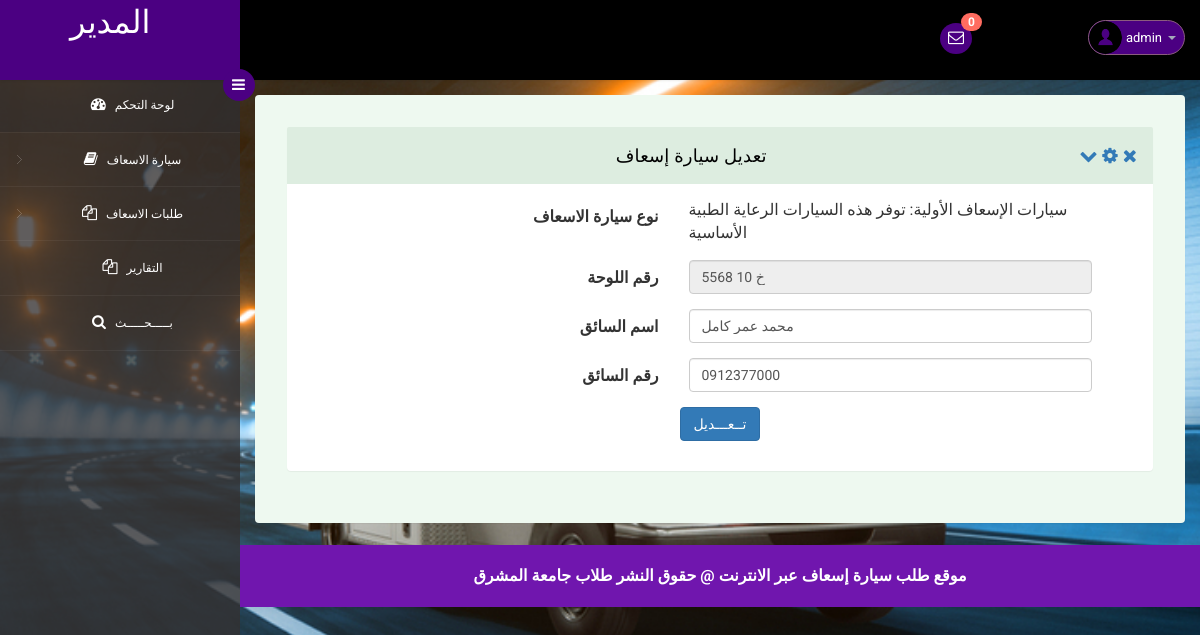
Screenshot of /admin/edit-ambulance.php?editid=7 (signed in) with the database file from the repository.
### tables this page shows
CREATE TABLE `tblambulance` (
  `ID` int(11) NOT NULL,
  `AmbulanceType` varchar(250) DEFAULT NULL,
  `AmbRegNum` varchar(250) DEFAULT NULL,
  `DriverName` varchar(250) DEFAULT NULL,
  `DriverContactNumber` text DEFAULT NULL,
  `CreationDate` timestamp NULL DEFAULT current_timestamp(),
  `Status` varchar(250) DEFAULT NULL,
  `UpdationDate` timestamp NULL DEFAULT NULL ON UPDATE current_timestamp()
);

### admin/edit-ambulance.php (the view, shortened to what this page needs)
<?php
include('includes/dbconnection.php');
if (strlen($_SESSION['eahpaid']==0)) {
  header('location:logout.php');
  } else{
  ?>
<!DOCTYPE html>
<head>
<link rel="stylesheet" href="css/bootstrap.min.css" >
<link href="css/style.css" rel='stylesheet' type='text/css' />
<link href="css/style-responsive.css" rel="stylesheet"/>
<link rel="stylesheet" href="css/font.css" type="text/css"/>
<link href="css/font-awesome.css" rel="stylesheet">
</head>
<body>
<section id="container">
<?php include_once('includes/header.php');?>
<?php include_once('includes/sidebar.php');?>
<section id="main-content">
	<section class="wrapper">
		<div class="form-w3layouts">
            <div class="row">
                <div class="col-lg-12">
                    <section class="panel">
                        <header class="panel-heading">
                            تعديل سيارة إسعاف
                            <span class="tools pull-right">
                                <a class="fa fa-chevron-down" href="javascript:;"></a>
                                <a class="fa fa-cog" href="javascript:;"></a>
                                <a class="fa fa-times" href="javascript:;"></a>
                             </span>
                        </header>
                        <div class="panel-body">
                            <div class="form">
                                <form class="cmxform form-horizontal " method="post" action="">
                                    <?php
 $cid=$_GET['editid'];
$ret=mysqli_query($con,"select * from tblambulance where ID='$cid'");
while ($row=mysqli_fetch_array($ret)) {
?>
                                    <div class="form-group ">
                                        <label for="adminname" class="control-label col-lg-3">نوع سيارة الاسعاف</label>
                                        <div class="col-lg-6">
                                             <?php   $atype=$row['AmbulanceType'];
                 if($atype=="1"){ ?>
                  <p>سيارات الإسعاف الأولية: توفر هذه السيارات الرعاية الطبية الأساسية</p>
                <?php } elseif($atype=="2"){ ?>
                  <p>سيارات الإسعاف المتقدمة: توفر هذه السيارات الرعاية الطبية الطارئة</p>
                <?php } elseif($atype=="3"){ ?>
                   <p>سيارات الإسعاف الجوي: تُستخدم هذه السيارات لنقل المرضى إلى المستشفيات أو مراكز الرعاية الطبية الأخرى</p>
                   <?php }?>
                                        </div>
                                    </div>
                                    <div class="form-group ">
                                        <label for="adminname" class="control-label col-lg-3">رقم اللوحة</label>
                                        <div class="col-lg-6">
                                            <input class=" form-control" id="ambregnum" name="ambregnum" type="text" readonly="true" value="<?php  echo $row['AmbRegNum'];?>">
                                        </div>
                                    </div>
                                    <div class="form-group ">
                                        <label for="adminname" class="control-label col-lg-3">اسم السائق</label>
                                        <div class="col-lg-6">
                                            <input class=" form-control" id="dname" name="dname" type="text" required="true" value="<?php  echo $row['DriverName'];?>">
                                        </div>
                                    </div>
                                     <div class="form-group ">
                                        <label for="adminname" class="control-label col-lg-3">رقم السائق</label>
                                        <div class="col-lg-6">
                                            <input class=" form-control" id="dconnum" name="dconnum" type="text" required="true" value="<?php  echo $row['DriverContactNumber'];?>" maxlength="10" pattern="[0-9]+">
                                        </div>
                                    </div>
                                    <?php } ?>
                                    <div class="form-group">
                                        <div class="col-lg-offset-3 col-lg-6">
                                          <p style="text-align: center;"> <button class="btn btn-primary" type="submit" name="submit">تــعـــديل</button></p>
                                        </div>
                                    </div>
                                </form>
                            </div>
                        </div>
                    </section>
                </div>
            </div>
        </div>
</section>
		  <?php include_once('includes/footer.php');?>
</section>
</section>
</body>
</html>
<?php }  ?>

### admin/includes/header.php (shortened to what this page needs)
<?php
include('includes/dbconnection.php');
?>
<header class="header fixed-top clearfix">
<div class="brand">
    <a href="dashboard.php" class="logo">
                           المدير
    </a>
    <div class="sidebar-toggle-box">
        <div class="fa fa-bars"></div>
    </div>
</div>
<div class="nav notify-row" id="top_menu">
    <ul class="nav top-menu">
<?php
$ret1=mysqli_query($con,"select * from tblambulancehiring
 where   (tblambulancehiring.Status is null || tblambulancehiring.Status='')");
$num=mysqli_num_rows($ret1);
?>
        <li id="header_inbox_bar" class="dropdown">
            <a data-toggle="dropdown" class="dropdown-toggle" href="#">
                <i class="fa fa-envelope-o"></i>
                <span class="badge bg-important"><?php echo $num;?></span>
            </a>
        </li>
    </ul>
</div>
<div class="top-nav clearfix">
    <ul class="nav pull-right top-menu">
        <li class="dropdown">
            <a data-toggle="dropdown" class="dropdown-toggle" href="#">
                <?php
$adid=$_SESSION['eahpaid'];
$ret=mysqli_query($con,"select AdminName from tbladmin where ID='$adid'");
$row=mysqli_fetch_array($ret);
$name=$row['AdminName'];
?>
                <img alt="" src="images/2.png">
                <span class="username"><?php echo $name; ?></span>
                <b class="caret"></b>
            </a>
        </li>
    </ul>
</div>
</header>

### admin/css/style.css (style rules this page uses)
ul, ol { margin: 0; }
p { margin: 0; }
html, body { font-family: 'Roboto', sans-serif; font-size: 100%; overflow-x: hidden; background: url(../images/bg.jpeg) no-repeat 0px 0px; background-size:cover; }
body a { transition: 0.5s all ease; -webkit-transition: 0.5s all ease; -moz-transition: 0.5s all ease; -o-transition: 0.5s all ease; -ms-transition: 0.5s all ease; text-decoration:none; text-align:center; }
p { margin:0; }
ul,label { margin:0; padding:0; }
#main-content { margin-left:240px; -webkit-transition:all .3s ease-in-out; -moz-transition:all .3s ease-in-out; -o-transition:all .3s ease-in-out; transition:all .3s ease-in-out; }
.header { left:0; right:0; z-index:1002; background:#000; -webkit-transition:all .3s ease-in-out; -moz-transition:all .3s ease-in-out; -o-transition:all .3s ease-in-out; transition:all .3s ease-in-out; }
.fixed-top { position:fixed; box-shadow:1px 0 3px rgba(0,0,0,.15); }
.wrapper { display:inline-block; margin-top:80px; padding:15px; width:100%; }
.brand { background:indigo; float:left; width:240px; height:80px; position:relative; }
a.logo { font-size:32px; color:#fff; float:center; margin:50px 0 0 70px; text-transform:uppercase; }
#top_menu .nav>li,ul.top-menu>li { float:left; }
.notify-row { float:left; margin-top:23px; margin-left:700px; }
ul.top-menu { margin-right:15px; margin-top: 0; }
ul.top-menu > li > a { color: #fff; font-size: 16px; background: indigo; padding: 4px 8px; margin-right: 15px; border-radius: 50%; -webkit-border-radius: 50%; padding-right: 8px !important; }
.notify-row .badge { position:absolute; right:-10px; top:-10px; z-index:100; }
.top-nav { margin-top:20px; }
.top-nav img { border-radius:50%; -webkit-border-radius:50%; width:33px; }
.top-nav .username { font-size:13px; color:#fff; }
.top-nav ul.top-menu>li>a { border-radius: 100px; -webkit-border-radius: 100px; padding: 0px; background: none; margin-right: 0; border: 1px solid #8b5c7e; background: indigo; }
.top-nav ul.top-menu>li { margin-left:10px; }
.top-nav .nav .caret { border-bottom-color:#A4AABA; border-top-color:#A4AABA; }
.sidebar-toggle-box { float:left; margin-top:23px; margin-left:-15px; background:indigo; border-radius:50%; -webkit-border-radius:50%; width:32px; height:32px; position:absolute; right:-15px; }
.sidebar-toggle-box .fa-bars { cursor:pointer; display:inline-block; font-size:15px; padding:8px 8px 8px 9px; color:#fff; }
.panel-heading { position: relative; height: 57px; line-height: 57px; letter-spacing: 0.2px; color: #000; font-size: 18px; font-weight: 400; padding: 0 16px; background:#ddede0; border-top-right-radius: 2px; border-top-left-radius: 2px; text-transform: uppercase; text-align: center; }
.panel { border: none ! important; }
.form-w3layouts { background: #eef9f0; padding: 2em; border-radius: 4px; -webkit-box-shadow: 0 1px 1px rgba(0,0,0,.05); box-shadow: 0 1px 1px rgba(0,0,0,.05); }
.badge.bg-important { background: #ff6c60; }
.texter ,.texter div,label { text-align:center; margin-left:170px; padding-left:20px; }

### rows the page displays
tblambulance: shows "سيارات الإسعاف الأولية: توفر هذه السيارات الرعاية الطبية الأساسية", ambregnum "خ 10 5568", dname "محمد عمر كامل", dconnum "0912377000"

### other values shown
$num "0"
$name "admin"
